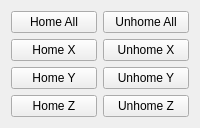
      <widget class="QWidget" name="tab_8">
       <attribute name="title">
        <string>Home</string>
       </attribute>
       <layout class="QGridLayout" name="gridLayout_13">
        <item row="0" column="0">
         <widget class="QPushButton" name="home_all_pb">
          <property name="text">
           <string>Home All</string>
          </property>
         </widget>
        </item>
        <item row="0" column="1">
         <widget class="QPushButton" name="unhome_all_pb">
          <property name="text">
           <string>Unhome All</string>
          </property>
         </widget>
        </item>
        <item row="1" column="0">
         <widget class="QPushButton" name="home_pb_0">
          <property name="text">
           <string>Home X</string>
          </property>
         </widget>
        </item>
        <item row="1" column="1">
         <widget class="QPushButton" name="unhome_pb_0">
          <property name="text">
           <string>Unhome X</string>
          </property>
         </widget>
        </item>
        <item row="2" column="0">
         <widget class="QPushButton" name="home_pb_1">
          <property name="text">
           <string>Home Y</string>
          </property>
         </widget>
        </item>
        <item row="2" column="1">
         <widget class="QPushButton" name="unhome_pb_1">
          <property name="text">
           <string>Unhome Y</string>
          </property>
         </widget>
        </item>
        <item row="3" column="0">
         <widget class="QPushButton" name="home_pb_2">
          <property name="text">
           <string>Home Z</string>
          </property>
         </widget>
        </item>
        <item row="3" column="1">
         <widget class="QPushButton" name="unhome_pb_2">
          <property name="text">
           <string>Unhome Z</string>
          </property>
         </widget>
        </item>
       </layout>
      </widget>
